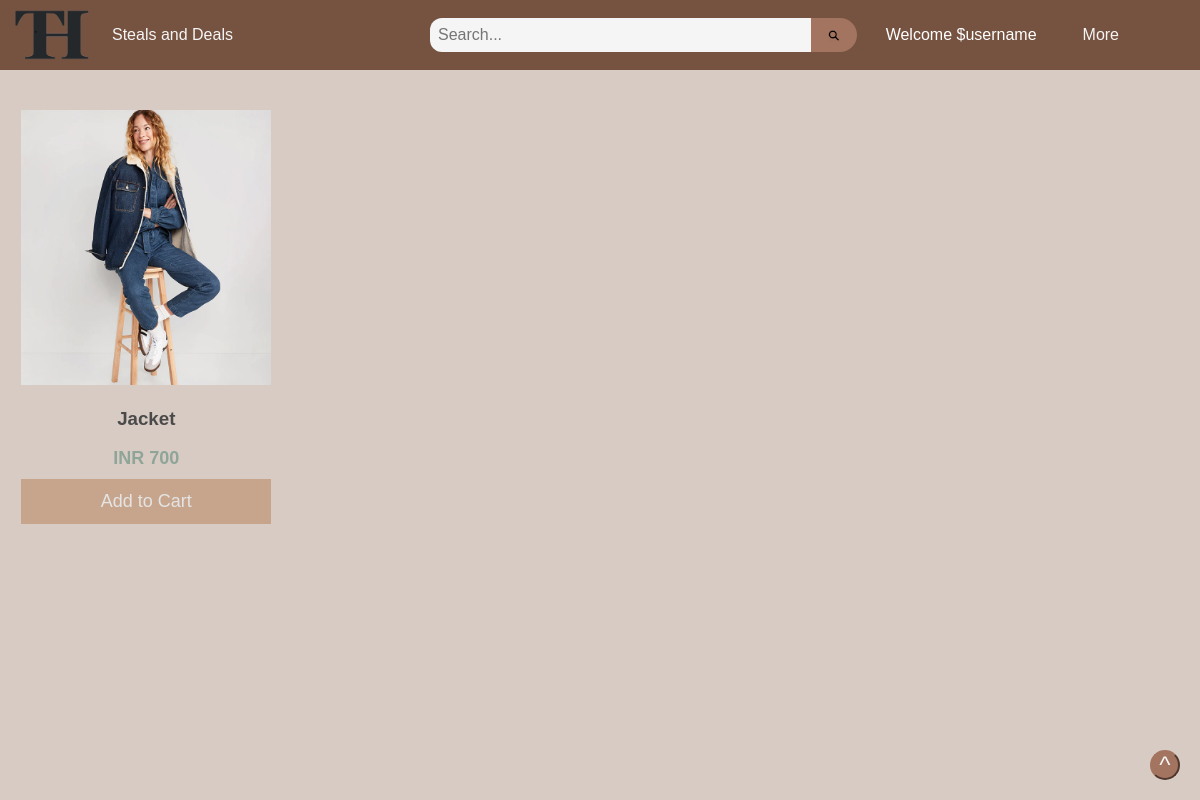
The page /category.php?category=2 on the database its author committed.
### tables this page shows
CREATE TABLE `product` (
  `product_id` int(15) NOT NULL,
  `product_name` varchar(64) NOT NULL,
  `category_id` int(15) NOT NULL,
  `description` text NOT NULL,
  `price` int(20) NOT NULL,
  `image_url` varchar(500) NOT NULL,
  `seller` varchar(50) NOT NULL,
  `brand` varchar(50) NOT NULL,
  `size` varchar(20) NOT NULL
);

### category.php (the view, shortened to what this page needs)
<!DOCTYPE html>
<html>
  <head>
    <link rel="stylesheet" type="text/css" href="img\style.css">
    <link rel="stylesheet" type="text/css" href="img\nav.css">
  </head>
  <body bgcolor= "#d8cbc4">
  <nav>
        <div id="logo">
          <a href="homepage.php">
              <img src="img\logo.png" alt="Thrift Shopping logo" width="20%" height="20%">
          </a>
          <span id="tagline">Steals and Deals</span>
        </div>
        <form class="search-form" action="search.php" method="GET">
          <input type="text" name="query" placeholder="Search...">
          <button type="submit" ><img src="img\search-icon.png" alt="Search Icon" id="nav-search-button-img"></button>
        </form>
        <p style = "padding-right:30px; color:white;">Welcome $username</p>
        <div class="dropdown">
              <button class="dropbtn">More
              </button>
            </div>
    </nav>
  <div class="products">
<?php  $servername = "localhost";
$username = "root";
$password = "";
$dbname = "thrift_hub";
$conn = mysqli_connect($servername, $username, $password, $dbname);
$category = $_GET['category'];
$sql = "SELECT * FROM PRODUCT WHERE CATEGORY_ID = $category";
$result = mysqli_query($conn, $sql);
$num_rows = mysqli_num_rows($result);
for ($i = 0; $i < $num_rows; $i++){
  $row = mysqli_fetch_assoc($result);
$product_id = $row["product_id"];
$p_name = $row["product_name"];
$price = $row["price"];
$image = $row["image_url"];
?>
  <div class="product-item">
    <a href="product.php?product_id=<?php echo $row['product_id']; ?>">
      <img src="<?php echo $image?>" alt="Product">
      <h3> <?php echo $p_name?></h3>
      <p>INR <?php echo $price?></p>
      </a>
      <button id="add-to-cart" style="cursor: pointer;" onclick="addToCart(<?php echo $product_id; ?>)">Add to Cart</button>
  </div>
  <?php
}
?>
  </div>
    <footer>
      <button class="top" onclick="topFunction()" id="back-to-top">^</button>
    </footer>
    <br>
  </body>
</html>

### img/style.css (style rules this page uses)
body { margin: 0; font-family: Arial, sans-serif; overflow-y: auto; }
footer { position: fixed; bottom: 20px; right: 20px; z-index: 13; }
.top { width: 30px; height: 30px; border-radius: 15px; font-size: 24px; font-family: "Arial"; color: whitesmoke; background-color: #a3745f; border-color: #a3745f; cursor: pointer; z-index: 40; display: flex; justify-content: center; align-items: center; }
.products { margin-top: 30px; display: grid; grid-template-columns: repeat(4, 1fr); grid-template-rows: repeat(2, auto); gap: 10px; }
.product-item { border: none; padding: 10px; text-align: center; vertical-align: bottom; transition: box-shadow 0.3s ease-in-out; margin-bottom: 10px; color: #4a4a4a; }
.product-item a { text-decoration: none; font-family: 'Franklin Gothic Medium', 'Arial Narrow', Arial, sans-serif; font-size: 16px; font-weight: bold; color: #4a4a4a; }
.product-item img { width: 250px; height: 275px; }
.product-item p { font-size: 18px; margin: 10px 0; color : #8fa598; }
#add-to-cart { height: 45px; width: 250px; font-family:'Franklin Gothic Medium', 'Arial Narrow', Arial, sans-serif; font-size:large; transition: background-color 0.3s ease; background-color: #c7a58d; color: rgb(228, 228, 228); outline: none; border: none; }
@media screen and (prefers-reduced-motion: no-preference) { html { scroll-behavior: smooth; } }

### img/nav.css (style rules this page uses)
#logo { flex: 1; position: absolute; z-index: 10; top: 1%; left: 1%; }
#tagline { color: whitesmoke; flex: 1; position: absolute; z-index: 11; top: 30%; left: 25%; }
.search-form { padding-left:425px; flex: 3; display: flex; justify-content: flex-star; align-items: center; }
.search-form input[type="text"] { width: 375px; padding: 8px; border-radius: 12px 0 0 12px; border: none; outline: none; font-size: 16px; background-color: whitesmoke; color: #333; }
.search-form button[type="submit"] { height: 20px; padding: 17px; margin-left: -10px; border-radius: 12px 0 0 12px; border: none; outline: none; background-color: #a3745f; color: #fff; cursor: pointer; border-radius: 0 20px 20px 0; }
#nav-search-button-img { width: 12px; height: 12px; position: relative; bottom: 5px; left: 5; margin: 0%; }
nav { height: 50px; display:flex; justify-content: space-between; align-items: center; padding: 10px 5px; background-color: #765341; }
.dropdown { align-items: right; margin-right: 60px; float: left; overflow: hidden; }
.dropdown .dropbtn { border-radius: 10px; font-size: 16px; border: none; outline: none; color: whitesmoke; padding: 14px 16px; background-color: inherit; font-family: inherit; margin: 0; }

### rows shown on the page
product: image_url (picture), product_name "Jacket", price "700"
